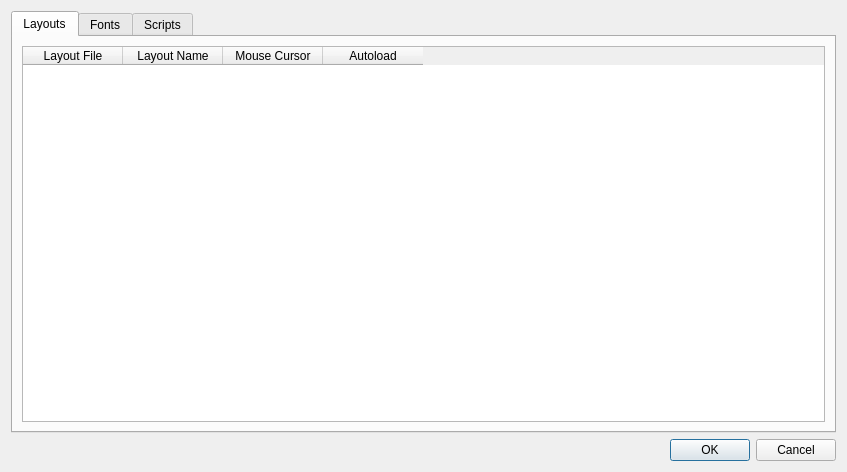
<?xml version="1.0" encoding="UTF-8"?>
<ui version="4.0">
 <class>UIProperties</class>
 <widget class="QDialog" name="UIProperties">
  <property name="geometry">
   <rect>
    <x>0</x>
    <y>0</y>
    <width>847</width>
    <height>472</height>
   </rect>
  </property>
  <property name="font">
   <font>
    <family>Segoe UI</family>
   </font>
  </property>
  <property name="windowTitle">
   <string>Dialog</string>
  </property>
  <layout class="QGridLayout" name="gridLayout_2">
   <item row="0" column="0">
    <layout class="QGridLayout" name="gridLayout">
     <item row="0" column="0">
      <widget class="QTabWidget" name="tabWidget">
       <property name="currentIndex">
        <number>0</number>
       </property>
       <widget class="QWidget" name="layoutTab">
        <attribute name="title">
         <string>Layouts</string>
        </attribute>
        <layout class="QGridLayout" name="gridLayout_3">
         <item row="0" column="0">
          <widget class="QTableWidget" name="layoutWidget">
           <property name="editTriggers">
            <set>QAbstractItemView::AllEditTriggers</set>
           </property>
           <property name="selectionMode">
            <enum>QAbstractItemView::SingleSelection</enum>
           </property>
           <property name="columnCount">
            <number>4</number>
           </property>
           <attribute name="verticalHeaderVisible">
            <bool>false</bool>
           </attribute>
           <column>
            <property name="text">
             <string>Layout File</string>
            </property>
           </column>
           <column>
            <property name="text">
             <string>Layout Name</string>
            </property>
           </column>
           <column>
            <property name="text">
             <string>Mouse Cursor</string>
            </property>
           </column>
           <column>
            <property name="text">
             <string>Autoload</string>
            </property>
           </column>
          </widget>
         </item>
        </layout>
       </widget>
       <widget class="QWidget" name="fontTab">
        <attribute name="title">
         <string>Fonts</string>
        </attribute>
        <layout class="QGridLayout" name="gridLayout_4">
         <item row="0" column="0">
          <widget class="QTableWidget" name="fontWidget">
           <property name="editTriggers">
            <set>QAbstractItemView::AllEditTriggers</set>
           </property>
           <property name="selectionMode">
            <enum>QAbstractItemView::SingleSelection</enum>
           </property>
           <property name="cornerButtonEnabled">
            <bool>false</bool>
           </property>
           <property name="columnCount">
            <number>5</number>
           </property>
           <attribute name="verticalHeaderVisible">
            <bool>false</bool>
           </attribute>
           <column>
            <property name="text">
             <string>File</string>
            </property>
           </column>
           <column>
            <property name="text">
             <string>Family</string>
            </property>
           </column>
           <column>
            <property name="text">
             <string>Style</string>
            </property>
           </column>
           <column>
            <property name="text">
             <string>Weight</string>
            </property>
           </column>
           <column>
            <property name="text">
             <string>Autoload</string>
            </property>
           </column>
          </widget>
         </item>
        </layout>
       </widget>
       <widget class="QWidget" name="scriptTab">
        <attribute name="title">
         <string>Scripts</string>
        </attribute>
        <layout class="QGridLayout" name="gridLayout_5">
         <item row="0" column="0">
          <widget class="QTableWidget" name="scriptWidget">
           <property name="selectionMode">
            <enum>QAbstractItemView::SingleSelection</enum>
           </property>
           <property name="columnCount">
            <number>2</number>
           </property>
           <attribute name="verticalHeaderVisible">
            <bool>false</bool>
           </attribute>
           <column>
            <property name="text">
             <string>Script File</string>
            </property>
           </column>
           <column>
            <property name="text">
             <string>Autoload</string>
            </property>
           </column>
          </widget>
         </item>
        </layout>
       </widget>
      </widget>
     </item>
    </layout>
   </item>
   <item row="1" column="0">
    <widget class="QDialogButtonBox" name="buttonBox">
     <property name="orientation">
      <enum>Qt::Horizontal</enum>
     </property>
     <property name="standardButtons">
      <set>QDialogButtonBox::Cancel|QDialogButtonBox::Ok</set>
     </property>
    </widget>
   </item>
  </layout>
 </widget>
 <resources/>
 <connections>
  <connection>
   <sender>buttonBox</sender>
   <signal>accepted()</signal>
   <receiver>UIProperties</receiver>
   <slot>accept()</slot>
   <hints>
    <hint type="sourcelabel">
     <x>248</x>
     <y>254</y>
    </hint>
    <hint type="destinationlabel">
     <x>157</x>
     <y>274</y>
    </hint>
   </hints>
  </connection>
  <connection>
   <sender>buttonBox</sender>
   <signal>rejected()</signal>
   <receiver>UIProperties</receiver>
   <slot>reject()</slot>
   <hints>
    <hint type="sourcelabel">
     <x>316</x>
     <y>260</y>
    </hint>
    <hint type="destinationlabel">
     <x>286</x>
     <y>274</y>
    </hint>
   </hints>
  </connection>
 </connections>
</ui>
